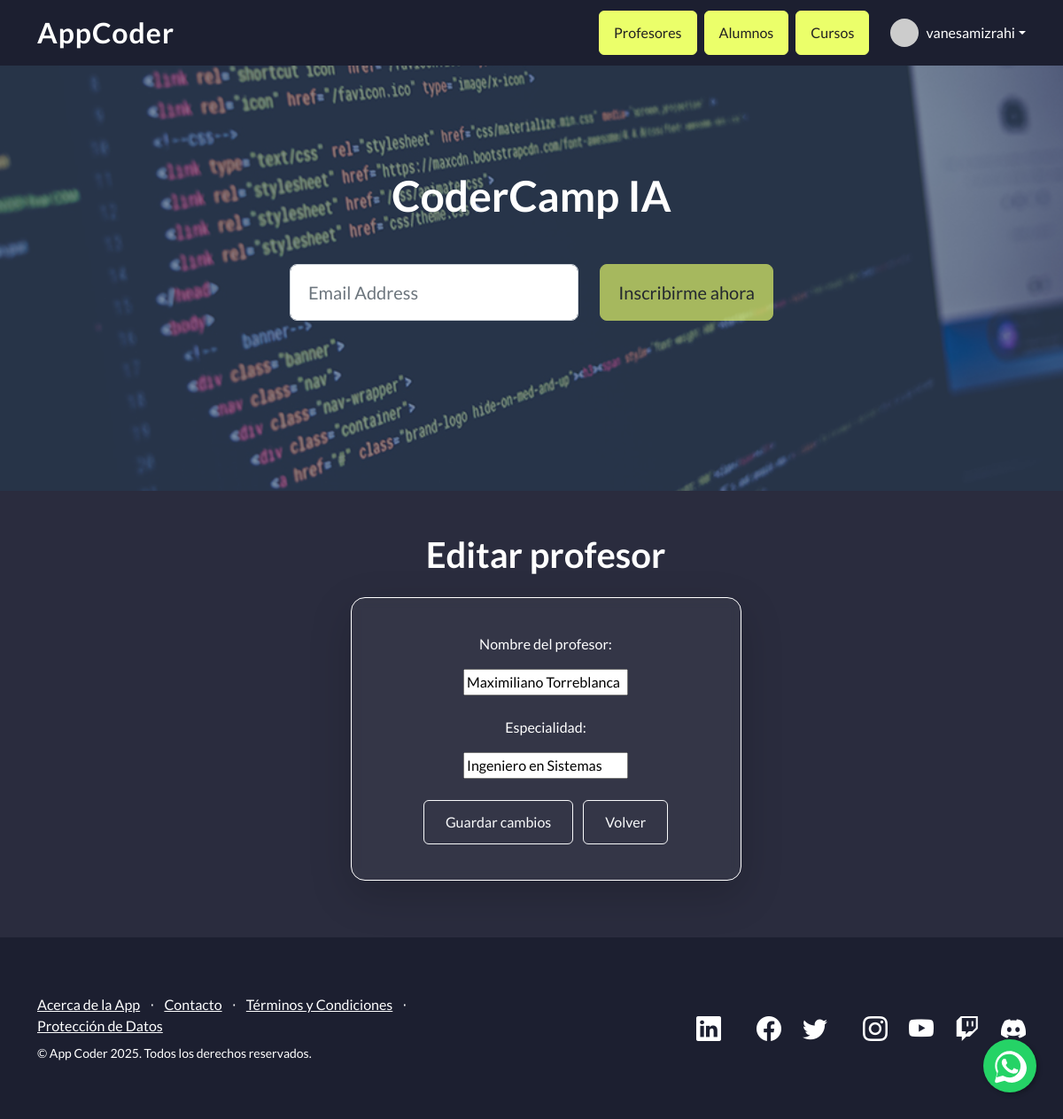
Page /AppCoder/editar_profesor/1 (signed in) on the committed database.
### AppCoder/models.py (models this page shows, shortened)
class Profesor(models.Model):
    nombre = models.CharField(max_length=40)
    especialidad = models.CharField(max_length=40)

### AppCoder/views.py (the view)
# urls.py: path('editar_profesor/<int:id>', views.editar_profesor, name='editar_profesor'),
@login_required
def editar_profesor(request, id):
    profesor = Profesor.objects.get(id=id)
    if request.method == "POST":
        profesor.nombre = request.POST["nombre"]
        profesor.especialidad = request.POST["especialidad"]
        profesor.save()
        messages.success(request, f"Profesor {profesor.nombre} editado con éxito")
        return redirect('profesores')
    return render(request, "editar_profesor.html", {"profesor": profesor})

### AppCoder/template/editar_profesor.html (shortened to what this page needs)
{% extends "padre.html" %}
{% load static %}
{% block contenido %}
<ul>
    <br><br>
    <form method="POST" action="{% url 'editar_profesor' profesor.id %}" class="container">
        <h1 class="text-center text-white">Editar profesor</h1>
        <div class="container mt-4">
            <div class="row justify-content-center">
                <div class="col-lg-5">
                    <div class="card border-white shadow-lg rounded-4"
                        style="background-color: rgba(255, 255, 255, 0.05); backdrop-filter: blur(6px);">
                        <div class="card-body text-center text-white">
                            <form method="POST" action="" class="container">
                                <br>
                                <p>Nombre del profesor:</p>
                                <input type="text" name="nombre" value="{{ profesor.nombre }}" required>
                                <br><br>
                                <p>Especialidad:</p>
                                <input type="text" name="especialidad" value="{{ profesor.especialidad }}" required>
                                <br><br>
                                <input type="submit" value="Guardar cambios" class="btn btn-outline-light px-4 me-2">
                                <a href="{% url 'profesores' %}" class="btn btn-outline-light px-4">Volver</a>
                                <br><br>
                            </form>
                        </div>
                    </div>
                </div>
            </div>
        </div>
    </form>
    <br><br>
</ul>
{% endblock %}

### AppCoder/template/padre.html (shortened to what this page needs)
{% load static %}
<!DOCTYPE html>
<html lang="en">
<head>
    <link href="https://cdn.jsdelivr.net/npm/bootstrap-icons@1.5.0/font/bootstrap-icons.css" rel="stylesheet"
        type="text/css" />
    <link href="{% static 'AppCoder/css/styles.css' %}" rel="stylesheet" />
    <link href="https://cdn.jsdelivr.net/npm/bootstrap-icons/font/bootstrap-icons.css" rel="stylesheet">
</head>
<body>
    <nav class="navbar navbar-light fixed-top" style="background-color: rgb(28, 31, 48)">
        <div class="container d-flex justify-content-between align-items-center">
            <a class="navbar-brand text-white fw-bold" style="letter-spacing:1px; font-size:2rem;"
                href="{% url 'inicio' %}">AppCoder</a>
            <div class="d-flex align-items-center gap-2 ms-auto">
                {% if user.is_authenticated %}
                <a class="btn btn-primary" href="{% url 'profesores' %}">Profesores</a>
                <a class="btn btn-primary" href="{% url 'alumnos' %}">Alumnos</a>
                <a class="btn btn-primary" href="{% url 'cursos' %}">Cursos</a>
                <div class="dropdown ms-3">
                    <a class="d-flex align-items-center text-white text-decoration-none dropdown-toggle" href="#"
                        role="button" id="userDropdown" data-bs-toggle="dropdown" aria-expanded="false">
                        <img src="https://ui-avatars.com/api/?name={{ user.username }}&background=random&color=fff"
                            alt="Avatar" width="32" height="32" class="rounded-circle me-2">
                        <span>{{ user.username }}</span>
                    </a>
                </div>
                {% else %}
                <a class="btn" style="background-color: rgb(233, 144, 255); color: rgb(105, 27, 123); border: none;"
                    href="{% url 'login' %}">Iniciar Sesión</a>
                <a class="btn" style="background-color: rgb(233, 144, 255); color: rgb(105, 27, 123); border: none;"
                    href="{% url 'signup' %}">Registrate</a>
                {% endif %}
            </div>
        </div>
    </nav>
    <header class="masthead">
        <div class="container position-relative">
            <div class="row justify-content-center">
                <div class="col-xl-6">
                    <div class="text-center text-white">
                        <h1 class="mb-5">CoderCamp IA</h1>
                        <form class="form-subscribe" id="contactForm"
                            data-sb-form-api-token="23ec1bc0-2f1a-4fa4-b7f5-516d4bdc8510">
                            <div class="row">
                                <div class="col">
                                    <input class="form-control form-control-lg" id="emailAddress" type="email"
                                        placeholder="Email Address" data-sb-validations="required,email" />
                                </div>
                                <div class="col-auto">
                                    <button class="btn btn-primary btn-lg disabled" id="submitButton"
                                        type="submit">Inscribirme ahora</button>
                                </div>
                            </div>
                        </form>
                    </div>
                </div>
            </div>
        </div>
    </header>
    {% block contenido %}
    {% endblock %}
    <footer class="footer" style="background-color: rgb(28, 31, 48); color: #fff;">
        <div class="container">
            <div class="row">
                <div class="col-lg-6 h-100 text-center text-lg-start my-auto">
                    <ul class="list-inline mb-2">
                        <li class="list-inline-item"><a class="text-white" href="https://www.coderhouse.com/ar"
                                target="_blank">Acerca de la App</a></li>
                        <li class="list-inline-item text-white">⋅</li>
                        <li class="list-inline-item"><a class="text-white" href="{% url 'contacto' %}">Contacto</a></li>
                        <li class="list-inline-item text-white">⋅</li>
                        <li class="list-inline-item"><a class="text-white" href="https://www.coderhouse.com/ar/legales"
                                target="_blank">Términos y Condiciones</a></li>
                        <li class="list-inline-item text-white">⋅</li>
                        <li class="list-inline-item"><a class="text-white"
                                href="https://www.coderhouse.com/ar/proteccion-de-datos" target="_blank">Protección de
                                Datos</a></li>
                    </ul>
                    <p class="text-white small mb-4 mb-lg-0">&copy; App Coder 2025. Todos los derechos reservados.  </p>
                </div>
                <div class="col-lg-6 h-100 text-lg-end my-auto">
                    <ul class="list-inline mb-0 d-flex justify-content-end gap-3">
                        <li class="list-inline-item me-4">
                            <a href="https://www.linkedin.com/school/coderhouse/posts/?feedView=all" target="_blank">
                                <i class="bi-linkedin fs-3 text-white"></i>
                            </a>
                        </li>
                        <li class="list-inline-item">
                            <a href="https://www.facebook.com/Coderhouse/" target="_blank">
                                <i class="bi-facebook fs-3 text-white"></i>
                            </a>
                        </li>
                        <li class="list-inline-item me-4">
                            <a href="https://twitter.com/coderhouse" target="_blank">
                                <i class="bi-twitter fs-3 text-white"></i>
                            </a>
                        </li>
                        <li class="list-inline-item">
                            <a href="https://www.instagram.com/coderhouse/" target="_blank">
                                <i class="bi-instagram fs-3 text-white"></i>
                            </a>
                        </li>
                        <li class="list-inline-item">
                            <a href="https://www.youtube.com/channel/UCeFRG6700bzqYI0M_9vyelw/videos" target="_blank">
                                <i class="bi-youtube fs-3 text-white"></i>
                            </a>
                        </li>
                        <li class="list-inline-item">
                            <a href="https://www.twitch.tv/coderhouse" target="_blank">
                                <i class="bi-twitch fs-3 text-white"></i>
                            </a>
                        </li>
                        <li class="list-inline-item">
                            <a href="https://discord.com/invite/js5X5SDYSr" target="_blank">
                                <i class="bi-discord fs-3 text-white"></i>
                            </a>
                        </li>
                    </ul>
                </div>
            </div>
        </div>
    </footer>
    <a href="https://api.whatsapp.com/send/?phone=5491156175099&text=Hola+Coderhouse%21+Tengo+una+consulta+sobre&type=phone_number&app_absent=0"
        class="whatsapp-float" target="_blank" title="Contactar por WhatsApp">
    </a>
</body>
</html>

### AppCoder/template/padre.html (style rules this page uses)
body { background-color: rgb(42, 44, 62) !important; color: #fff !important; }
.btn-primary { background-color: rgb(235, 255, 106) !important; border-color: rgb(235, 255, 106) !important; color: #222 !important; }
.whatsapp-float { position: fixed; width: 60px; height: 60px; bottom: 30px; right: 30px; z-index: 100; background-color: #25d366; border-radius: 50%; display: flex; align-items: center; justify-content: center; box-shadow: 2px 2px 5px rgba(0, 0, 0, 0.3); }

### rows in the picture
Profesor: nombre "Maximiliano Torreblanca", especialidad "Ingeniero en Sistemas"

### other values in the picture
{{ user.username }} "vanesamizrahi"
